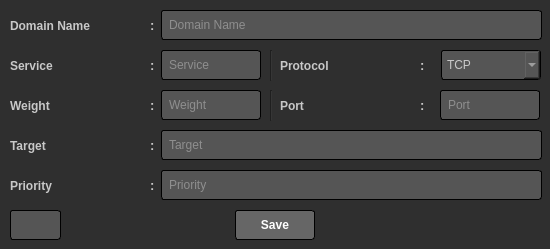
<?xml version="1.0" encoding="UTF-8"?>
<ui version="4.0">
 <class>Dialog</class>
 <widget class="QDialog" name="Dialog">
  <property name="geometry">
   <rect>
    <x>0</x>
    <y>0</y>
    <width>550</width>
    <height>249</height>
   </rect>
  </property>
  <property name="minimumSize">
   <size>
    <width>550</width>
    <height>249</height>
   </size>
  </property>
  <property name="maximumSize">
   <size>
    <width>550</width>
    <height>249</height>
   </size>
  </property>
  <property name="windowTitle">
   <string>Dialog</string>
  </property>
  <property name="windowIcon">
   <iconset>
    <normaloff>img/icon.ico</normaloff>img/icon.ico</iconset>
  </property>
  <property name="styleSheet">
   <string notr="true">QWidget{
background-color:rgb(47, 47, 47);
color:rgb(200, 200, 200)
}
QTabWidget::pane {
	border: 1px solid rgb(128, 128, 128);
	border-radius: 3px;
}
QTabBar::tab 
{
    background: #48555E;
    color: white;   
	padding:5px;
    border: 1px solid #000;
	border-top-left-radius: 3px;
	border-top-right-radius: 3px;
}
QTabBar::tab:selected, 
QTabBar::tab:hover 
{
    border-top-color: #1D2A32;
    border-color: #40494E;
    color: black;
    background: qlineargradient(x1: 0, y1: 0, x2: 0, y2: 1, stop: 0 #C1D8E8, stop: 1 #F0F5F8); 
}
QLineEdit, QComboBox, QTextEdit{
	background-color: rgb(85,85,85);
	border-color: rgb(0, 0, 0);
	border-width : 1px;
	border-style:inset;
	padding: 5px;
	border-radius:3px;
}
QPushButton{
	background:rgb(102, 102, 102);
	color:rgb(255, 255, 255);
	border-radius:3px;
	padding-top:5px;
	padding-bottom:5px;
	padding-right:10px;
	padding-left:10px;
	border-color: rgb(0, 0, 0);
	border-width : 1px;
	border-style:inset;
}
QPushButton:hover{
	background-color:rgb(128, 128, 128);
}
QPushButton:pressed{
	background-color:#A4A4A4;
	color:#000
}
QLabel{
	border:0px;
}
QCheckBox{
	border:0px;
}
QTextBrowser{
	color: rgb(230, 230, 230);
	padding:10px;
	background-image: url(template/img/logo.png);
	background-repeat: no-repeat;
  	background-attachment: fixed;
 	background-position: center;
}
QGroupBox {
    border: 2px solid gray;
    border-radius: 5px;
    margin-top: 1ex; /* leave space at the top for the title */
}

QGroupBox::title {
    subcontrol-origin: margin;
    subcontrol-position: top center; /* position at the top center */
    padding: 0 5px;
}
QGroupBox::indicator {
    width: 13px;
    height: 13px;
}
QGroupBox#groupBoxNotifications::indicator:unchecked, QGroupBox#groupBoxNotifications::indicator:checked {
	image: url(template/img/notification.png);
}
QGroupBox#groupBoxSettings::indicator:unchecked, QGroupBox#groupBoxSettings::indicator:checked {
	image: url(template/img/settings.png);
}

QGroupBox#groupBoxBrowsers::indicator:unchecked, QGroupBox#groupBoxBrowsers::indicator:checked {
	image: url(template/img/browser.png);
}

QGroupBox#groupBoxTelegram::indicator:unchecked, QGroupBox#groupBoxTelegram::indicator:checked{
	image: url(template/img/telegram.png);
}

QGroupBox#groupBoxAccountSettings::indicator:unchecked, QGroupBox#groupBoxAccountSettings::indicator:checked{
	image: url(template/img/user.png);
}

QMenuBar {
    background-color: rgb(40,40,40);
}
QMenuBar::item {
    padding: 4px 8px;
    background: transparent;
    border-radius: 4px;
}

QMenuBar::item:selected { /* when selected using mouse or keyboard */
    background: rgb(60,60,60);
	color:rgb(200,200,200);
}

QMenuBar::item:pressed {
    background: #888888;
	color: #000;
}
QHeaderView::section, QHeaderView{
	background: #48555E;
	border: 0px;
	padding-left:3px;
}
QHeaderView::item{
	border: 0px;
}
QTableCornerButton::section {
    background: #48555E;
}
QTableWidget{
	border: 1px solid gray;
	border-radius:5px;
}
QTableWidget#tableWidgetPlanetList{
	border: 2px solid gray;
	border-radius:5px;
}
QCheckBox#checkBox::indicator:unchecked {
image: url(Templates/img/proxied_off.png);
}
QCheckBox#checkBox::indicator:checked {
image: url(Templates/img/proxied_on.png);
}</string>
  </property>
  <widget class="QPushButton" name="pushButtonSave">
   <property name="geometry">
    <rect>
     <x>235</x>
     <y>210</y>
     <width>80</width>
     <height>30</height>
    </rect>
   </property>
   <property name="font">
    <font>
     <weight>75</weight>
     <bold>true</bold>
    </font>
   </property>
   <property name="text">
    <string>Save</string>
   </property>
  </widget>
  <widget class="QLineEdit" name="lineEditPriority">
   <property name="geometry">
    <rect>
     <x>161</x>
     <y>170</y>
     <width>381</width>
     <height>30</height>
    </rect>
   </property>
   <property name="placeholderText">
    <string>Priority</string>
   </property>
  </widget>
  <widget class="QLabel" name="label">
   <property name="geometry">
    <rect>
     <x>10</x>
     <y>10</y>
     <width>87</width>
     <height>31</height>
    </rect>
   </property>
   <property name="font">
    <font>
     <pointsize>9</pointsize>
     <weight>75</weight>
     <bold>true</bold>
    </font>
   </property>
   <property name="text">
    <string>Domain Name</string>
   </property>
  </widget>
  <widget class="QLineEdit" name="lineEditTarget">
   <property name="geometry">
    <rect>
     <x>161</x>
     <y>130</y>
     <width>381</width>
     <height>30</height>
    </rect>
   </property>
   <property name="placeholderText">
    <string>Target</string>
   </property>
  </widget>
  <widget class="QLabel" name="label_3">
   <property name="geometry">
    <rect>
     <x>10</x>
     <y>170</y>
     <width>110</width>
     <height>31</height>
    </rect>
   </property>
   <property name="font">
    <font>
     <pointsize>9</pointsize>
     <weight>75</weight>
     <bold>true</bold>
    </font>
   </property>
   <property name="text">
    <string>Priority</string>
   </property>
  </widget>
  <widget class="QLineEdit" name="lineEditID">
   <property name="geometry">
    <rect>
     <x>10</x>
     <y>210</y>
     <width>51</width>
     <height>30</height>
    </rect>
   </property>
   <property name="placeholderText">
    <string/>
   </property>
  </widget>
  <widget class="QLabel" name="label_12">
   <property name="geometry">
    <rect>
     <x>150</x>
     <y>130</y>
     <width>10</width>
     <height>31</height>
    </rect>
   </property>
   <property name="font">
    <font>
     <pointsize>10</pointsize>
     <weight>75</weight>
     <bold>true</bold>
    </font>
   </property>
   <property name="text">
    <string>:</string>
   </property>
  </widget>
  <widget class="QLineEdit" name="lineEditDomain">
   <property name="geometry">
    <rect>
     <x>161</x>
     <y>10</y>
     <width>381</width>
     <height>30</height>
    </rect>
   </property>
   <property name="placeholderText">
    <string>Domain Name</string>
   </property>
  </widget>
  <widget class="QLabel" name="label_2">
   <property name="geometry">
    <rect>
     <x>10</x>
     <y>130</y>
     <width>110</width>
     <height>31</height>
    </rect>
   </property>
   <property name="font">
    <font>
     <pointsize>9</pointsize>
     <weight>75</weight>
     <bold>true</bold>
    </font>
   </property>
   <property name="text">
    <string>Target</string>
   </property>
  </widget>
  <widget class="QLabel" name="label_13">
   <property name="geometry">
    <rect>
     <x>150</x>
     <y>170</y>
     <width>10</width>
     <height>31</height>
    </rect>
   </property>
   <property name="font">
    <font>
     <pointsize>10</pointsize>
     <weight>75</weight>
     <bold>true</bold>
    </font>
   </property>
   <property name="text">
    <string>:</string>
   </property>
  </widget>
  <widget class="QLabel" name="label_11">
   <property name="geometry">
    <rect>
     <x>150</x>
     <y>10</y>
     <width>10</width>
     <height>31</height>
    </rect>
   </property>
   <property name="font">
    <font>
     <pointsize>10</pointsize>
     <weight>75</weight>
     <bold>true</bold>
    </font>
   </property>
   <property name="text">
    <string>:</string>
   </property>
  </widget>
  <widget class="QLabel" name="label_4">
   <property name="geometry">
    <rect>
     <x>10</x>
     <y>50</y>
     <width>110</width>
     <height>31</height>
    </rect>
   </property>
   <property name="font">
    <font>
     <pointsize>9</pointsize>
     <weight>75</weight>
     <bold>true</bold>
    </font>
   </property>
   <property name="text">
    <string>Service</string>
   </property>
  </widget>
  <widget class="QLabel" name="label_14">
   <property name="geometry">
    <rect>
     <x>150</x>
     <y>50</y>
     <width>10</width>
     <height>31</height>
    </rect>
   </property>
   <property name="font">
    <font>
     <pointsize>10</pointsize>
     <weight>75</weight>
     <bold>true</bold>
    </font>
   </property>
   <property name="text">
    <string>:</string>
   </property>
  </widget>
  <widget class="QLineEdit" name="lineEditService">
   <property name="geometry">
    <rect>
     <x>161</x>
     <y>50</y>
     <width>100</width>
     <height>30</height>
    </rect>
   </property>
   <property name="placeholderText">
    <string>Service</string>
   </property>
  </widget>
  <widget class="Line" name="line">
   <property name="geometry">
    <rect>
     <x>270</x>
     <y>50</y>
     <width>3</width>
     <height>31</height>
    </rect>
   </property>
   <property name="orientation">
    <enum>Qt::Vertical</enum>
   </property>
  </widget>
  <widget class="QLabel" name="label_15">
   <property name="geometry">
    <rect>
     <x>420</x>
     <y>50</y>
     <width>10</width>
     <height>31</height>
    </rect>
   </property>
   <property name="font">
    <font>
     <pointsize>10</pointsize>
     <weight>75</weight>
     <bold>true</bold>
    </font>
   </property>
   <property name="text">
    <string>:</string>
   </property>
  </widget>
  <widget class="QLabel" name="label_5">
   <property name="geometry">
    <rect>
     <x>280</x>
     <y>50</y>
     <width>110</width>
     <height>31</height>
    </rect>
   </property>
   <property name="font">
    <font>
     <pointsize>9</pointsize>
     <weight>75</weight>
     <bold>true</bold>
    </font>
   </property>
   <property name="text">
    <string>Protocol</string>
   </property>
  </widget>
  <widget class="QComboBox" name="comboBoxProtocol">
   <property name="geometry">
    <rect>
     <x>441</x>
     <y>50</y>
     <width>100</width>
     <height>30</height>
    </rect>
   </property>
   <item>
    <property name="text">
     <string>TCP</string>
    </property>
   </item>
   <item>
    <property name="text">
     <string>UDP</string>
    </property>
   </item>
   <item>
    <property name="text">
     <string>TLS</string>
    </property>
   </item>
  </widget>
  <widget class="QLabel" name="label_6">
   <property name="geometry">
    <rect>
     <x>10</x>
     <y>90</y>
     <width>110</width>
     <height>31</height>
    </rect>
   </property>
   <property name="font">
    <font>
     <pointsize>9</pointsize>
     <weight>75</weight>
     <bold>true</bold>
    </font>
   </property>
   <property name="text">
    <string>Weight</string>
   </property>
  </widget>
  <widget class="QLabel" name="label_7">
   <property name="geometry">
    <rect>
     <x>280</x>
     <y>90</y>
     <width>110</width>
     <height>31</height>
    </rect>
   </property>
   <property name="font">
    <font>
     <pointsize>9</pointsize>
     <weight>75</weight>
     <bold>true</bold>
    </font>
   </property>
   <property name="text">
    <string>Port</string>
   </property>
  </widget>
  <widget class="Line" name="line_2">
   <property name="geometry">
    <rect>
     <x>270</x>
     <y>90</y>
     <width>3</width>
     <height>31</height>
    </rect>
   </property>
   <property name="orientation">
    <enum>Qt::Vertical</enum>
   </property>
  </widget>
  <widget class="QLabel" name="label_16">
   <property name="geometry">
    <rect>
     <x>150</x>
     <y>90</y>
     <width>10</width>
     <height>31</height>
    </rect>
   </property>
   <property name="font">
    <font>
     <pointsize>10</pointsize>
     <weight>75</weight>
     <bold>true</bold>
    </font>
   </property>
   <property name="text">
    <string>:</string>
   </property>
  </widget>
  <widget class="QLabel" name="label_17">
   <property name="geometry">
    <rect>
     <x>420</x>
     <y>90</y>
     <width>10</width>
     <height>31</height>
    </rect>
   </property>
   <property name="font">
    <font>
     <pointsize>10</pointsize>
     <weight>75</weight>
     <bold>true</bold>
    </font>
   </property>
   <property name="text">
    <string>:</string>
   </property>
  </widget>
  <widget class="QLineEdit" name="lineEditWeight">
   <property name="geometry">
    <rect>
     <x>161</x>
     <y>90</y>
     <width>100</width>
     <height>30</height>
    </rect>
   </property>
   <property name="placeholderText">
    <string>Weight</string>
   </property>
  </widget>
  <widget class="QLineEdit" name="lineEditPort">
   <property name="geometry">
    <rect>
     <x>440</x>
     <y>90</y>
     <width>100</width>
     <height>30</height>
    </rect>
   </property>
   <property name="placeholderText">
    <string>Port</string>
   </property>
  </widget>
 </widget>
 <resources/>
 <connections/>
</ui>
